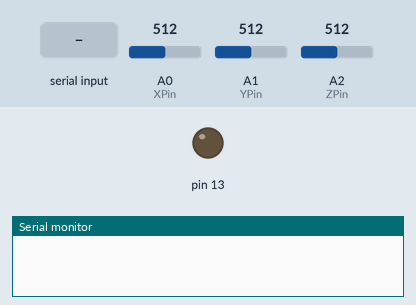
The sketch below on a simulated Arduino Uno, built with avr-gcc and run on an emulated ATmega328P. Shown: output pins drawn as LEDs (lit = HIGH), the last lines printed to the serial monitor. The inputs (shaded band) are chosen by the test bench; at power-on: A0 (XPin) = 512, A1 (YPin) = 512, A2 (ZPin) = 512.

Above: at 1.2 s.
1.3 s: "1" received over the second serial link
At 1.6 s:
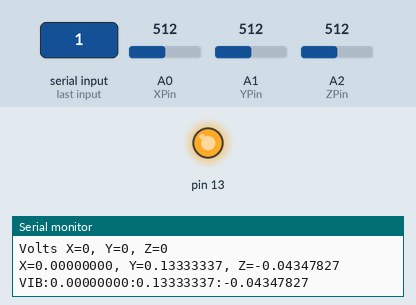
2.8 s: "0" received over the second serial link
At 3.5 s:
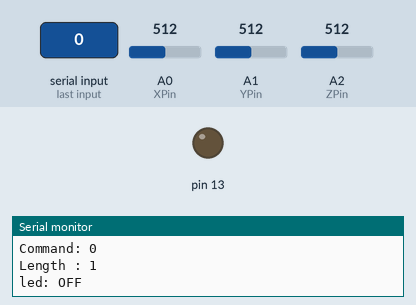
Timing chart, 0 to 5.8 s (numbered marks = the images above; inputs shaded):
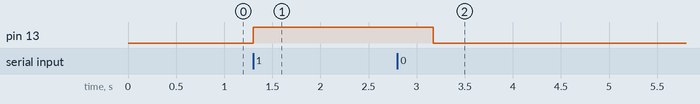

Measured:
- after the input at 1.3 s, pin 13: LOW → HIGH at once
- after the input at 2.8 s, pin 13: HIGH → LOW after 0.37 s

The sketch:

BlueTooth..ino
```cpp
#include <SoftwareSerial.h>

SoftwareSerial myConnection(10,11);

// Make sure these two variables are correct for your setup
int scale = 3; // 3 (±3g) for ADXL337, 200 (±200g) for ADXL377
boolean micro_is_5V = true; // Set to true if using a 5V microcontroller such as the Arduino Uno, false if using a 3.3V microcontroller, this affects the interpretation of the sensor data

//total string lenght. The first message is 25 characters long (including spaces)
int messageLength=25;
boolean ledIsOn = false;


// Accelerometer calibrate
const int XPin = A0;
const int YPin = A1;
const int ZPin = A2;

// Raw analog values for -1g and +1g.  Position carefully and look for min and max values.
// These are from an accelerometer running on 3.3V measured agains a 5V analog reference.
// You would expect (3.3V/2-0.33V)*1024/5V = 270 for -1g and (3.3V/2+0.33V)*1024/5V = 405 for +1g.
// As you can see, my accelerometer does not match the nominal values.
const int XMin = 406;
const int XMax = 618;
const int YMin = 393;
const int YMax = 603;
const int ZMin = 413;
const int ZMax = 620;

char incomingByte; //incoming data from the BT link


// the two pixels arrays
char Buffer[200];
char Buffer_inverse[200];

// the message array
char Command[50];

void setup() {
  // put your setup code here, to run once:
  Serial.begin(9600);
  myConnection.begin(9600);

  analogReference(EXTERNAL);

  pinMode(13, OUTPUT);
 // pinMode(A0, INPUT);
 // pinMode(A1, INPUT);
 // pinMode(A2, INPUT);
  digitalWrite(13, LOW);
}

void loop() {
    if (myConnection.available() > 0) {
        //myConnection.println("Connection is avail");
        messageLength = myConnection.available(); //incoming string lenght

        for  (int i = 0; i < messageLength; i++) {

            // read the incoming byte:
            incomingByte = myConnection.read();

            Command[i] = incomingByte; ///store the character into the string array

        }

        //debug features, to check :
        Serial.print("Command: ");
        Serial.println(Command);
        Serial.print("Length : ");
        Serial.println(messageLength);


        if (Command[0] =='1'){
          Serial.println("led: ON");
          digitalWrite(13,HIGH);
          ledIsOn = true;
        }
        else if (Command[0]=='0'){
          digitalWrite(13,LOW);
          Serial.println("led: OFF");
          ledIsOn = false;
          myConnection.println("Done");
        }
    }

    if (ledIsOn){
      String measurement = GetVibrationMeasurement();
      SendVibrationData(measurement);
      delay(500);
    }
}

void SendVibrationData(String data){
  String message = "VIB:";
  String fullMessage = message + data;
  Serial.println(fullMessage);
  myConnection.println(fullMessage);
}

String GetVibrationMeasurement(){
  unsigned long XSum = 0;
  unsigned long YSum = 0;
  unsigned long ZSum = 0;

  Serial.print("X raw=");
  Serial.print(analogRead(XPin));
  Serial.print("Y raw=");
  Serial.print(analogRead(YPin));
  Serial.print("Z raw=");
  Serial.println(analogRead(ZPin));

  for (int i=0; i<100; i++) {
    XSum += analogRead(XPin);
    YSum += analogRead(YPin);
    ZSum += analogRead(ZPin);
  }

  long voltsX = (((XSum/100) *3.3/1023)-1.65)/.308;
  long voltsY = (((YSum/100) *3.3/1023)-1.65)/.311;
  long voltsZ = (((ZSum/100) *3.3/1023)-1.65)/.305;

  Serial.print("Volts X=");
  Serial.print(voltsX);

  Serial.print(", Y=");
  Serial.print(voltsY);

  Serial.print(", Z=");
  Serial.println(voltsZ);


  String scaledXasString;
  String scaledYasString;
  String scaledZasString;

  char temp[20];
  float scaledX = mapf(XSum/100, XMin, XMax, -1000, 1000);
  float scaledY = mapf(YSum/100, YMin, YMax, -1000, 1000);
  float scaledZ = mapf(ZSum/100, ZMin, ZMax, -1000, 1000);

  dtostrf(scaledX/1000,10,8,temp);
  scaledXasString = String(temp);

  dtostrf(scaledY/1000,10,8,temp);
  scaledYasString = String(temp);

  dtostrf(scaledZ/1000,10,8,temp);
  scaledZasString = String(temp);

  Serial.print("X=");
  Serial.print(scaledXasString);

  Serial.print(", Y=");
  Serial.print(scaledYasString);

  Serial.print(", Z=");
  Serial.println(scaledZasString);

  return scaledXasString + ":" + scaledYasString + ":" + scaledZasString;
}

// Same functionality as Arduino's standard map function, except using floats
float mapf(float x, float in_min, float in_max, float out_min, float out_max)
{
  return (x - in_min) * (out_max - out_min) / (in_max - in_min) + out_min;
}
```
